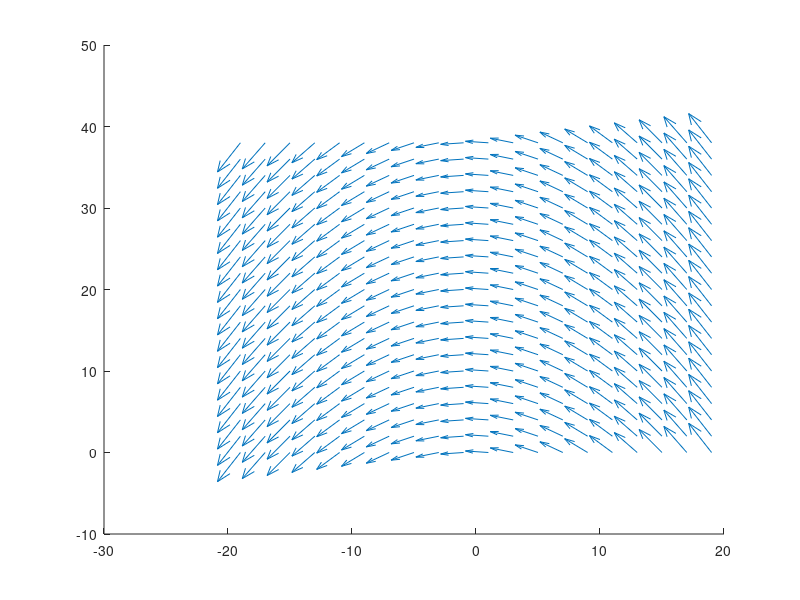

The MATLAB source for this figure: (Note: this script raises an error after producing the figure.)
g = 9.81;

[X,Y] = meshgrid(0:2:38,-19:2:19);
% xTresh = 0.1;
% yTresh = -0.1;
U = Y;
V = zeros(length(U),length(U)) -g;

set(gcf, 'Position',  [100, 100, 660, 500])

% xacceptIndex = X >= xTresh;
% yacceptIndex = Y >= yTresh;

% quiver(Y(yacceptIndex),X(yacceptIndex),V(yacceptIndex),U(yacceptIndex),LineWidth=0.01, Color = "#5AA4FF"); hold on;
% quiver(Y ,X ,V ,U ,LineWidth=0.01, Color="#5AA4FF"); 

quiver(Y, X, V, U, LineWidth=1.5, Color="#5AA4FF"); 

set(gca,'Visible','off')
h=gca; h.XAxis.TickLength = [0 0];
h=gca; h.YAxis.TickLength = [0 0];

ylim([-4 13]); xlim([-20 20]);